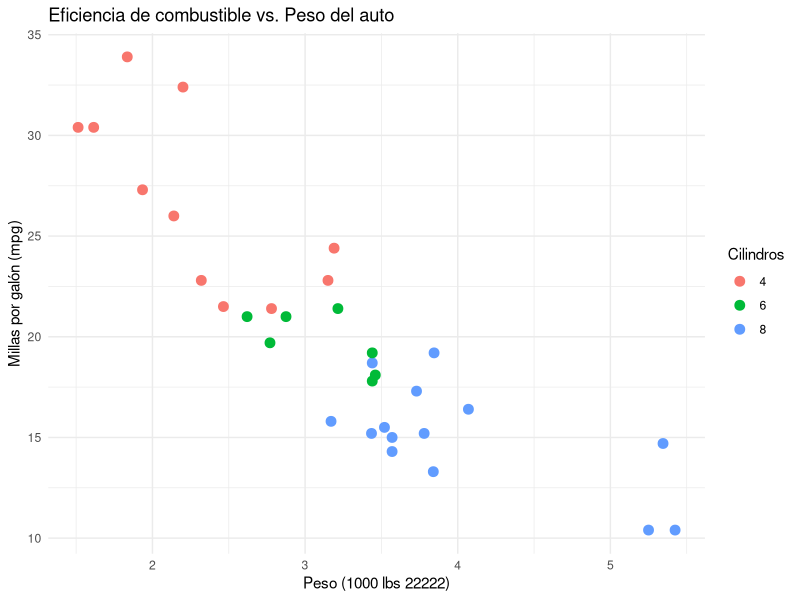
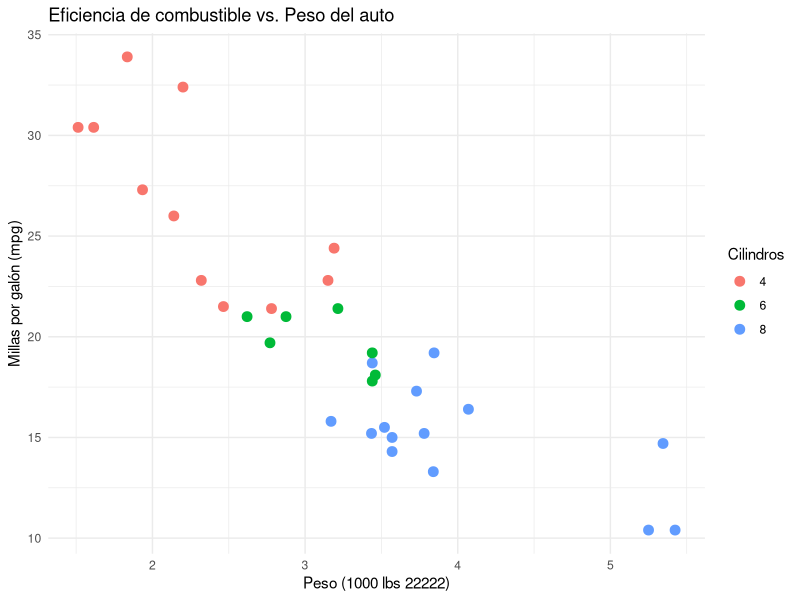

The R source for these figures, in order:
# library
library(ggplot2)

# basic graph
p <- ggplot(data = mtcars, aes(x = wt, y = mpg, color = factor(cyl))) +
  geom_point(size = 3) +
  labs(title = "Eficiencia de combustible vs. Peso del auto",
       x = "Peso (1000 lbs 22222)",
       y = "Millas por galón (mpg)",
       color = "Cilindros") +
  theme_minimal()


print('hola')

print(p)

ggsave(
  filename = "mi_imagen.png", 
  plot = p, 
  device = "png", 
  path = "/app/output" # Use an absolute path inside your container
)

print('salvado')
